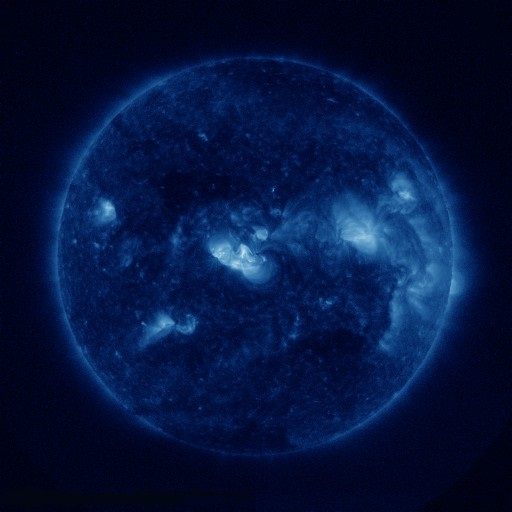
#> input picture SI1_1.jpg, 512 x 512 px, found by its file name
$ python runner.py   (older library calls are emulated)
#> lines starting #> are read from the running program, lines starting #| are printed output that depends on the picture
### cost_computations/computational_functions.py
#!/usr/bin/env python3
# Ulas Kamaci - 2018-04-02

import numpy as np
from matplotlib import pyplot as plt

# [34 lines left out: function my_herm, not called in this run]

def my_mul(x,y,block_dim):
    """ This function realizes the matrix multiplication operation for a block
    matrix with diagonal blocks. However, the function assumes that the input
    matrix has its (block_dim^2 by block_dim^2) diagonal blocks reshaped into
    (block_dim by block_dim) blocks. We call this reshaped form as the
    "compressed" form.

    Args:
        x: The input matrix as being the first multiplicand. It must be in the
            "compressed" form. For example, if the dimension of the
            "uncompressed" x is (row_num*block_dim^2 by col_num*block_dim^2),
            then the dimension of x must be (row_num*block_dim by
            col_num*block_dim)
        y: The second multiplicand, having the same properties as x
        block_dim: Dimension of each block in x and y (assuming square blocks)

    Returns:
        out: The output matrix, which is the compressed (see the function
            definition) version of the multiplication of the two block diagonal
            matrices with diagonal blocks
    """
    row_x = int(x.shape[0]/block_dim)
    col_x = int(x.shape[1]/block_dim)
    col_y = int(y.shape[1]/block_dim)

    out = np.zeros((x.shape[0],y.shape[1]),dtype=complex)

    for i in range(row_x):
        for j in range(col_y):
            for k in range(col_x):
                out[i*block_dim:(i+1)*block_dim , j*block_dim:(j+1)*block_dim]=(
                out[i*block_dim:(i+1)*block_dim , j*block_dim:(j+1)*block_dim]+
                x[i*block_dim:(i+1)*block_dim , k*block_dim:(k+1)*block_dim]*
                y[k*block_dim:(k+1)*block_dim , j*block_dim:(j+1)*block_dim])

    return out

# [65 lines left out: function my_inv, not called in this run]

def indexer(x,i,j,block_dim):
    """Takes the (row,col)^th block of a block matrix with square blocks of size
    block_dim. For example, if the input matrix has dimensons (m*block_dim by
    n*block_dim), then we can regard this matrix as a (m by n) block matrix with
    (block_dim by block_dim) blocks. This function outputs the (i,j)^th block
    out of (m by n) ones.

     Args:
        x: The input matrix, which is considered to be composed of (block_dim by
            block_dim) blocks.
        i: Indicates the row number of the block to be extracted
        j: Indicates the column number of the block to be extracted
        block_dim: Dimension of each block in x (assuming square blocks)

    Returns:
        out: The extracted block of dimension (block_dim by block_dim)
    """
    out = x[i*block_dim:(i+1)*block_dim , j*block_dim:(j+1)*block_dim]
    return out

def block_fft2(x,block_dim,fft_dim):
    """Takes the (fft_dim by fft_dim) point 2D FFT of each (block_dim by
    block_dim) block of the input matrix x. If x is of dimension (m*block_dim by
    n*block_dim), then the output matrix has dimension (m*fft_dim by n*fft_dim)

    Args:
        x: The input matrix
        block_dim: Dimension of each block in x (assuming square blocks)
        fft_dim: Number of points of 2D FFT to be taken. This also determines
            the output block size

    Returns:
        out: The output matrix whose each block is the 2D FFT of the
            corresponding block of the input matrix
    """
    from numpy.fft import fft2, fftshift, ifftshift
    k,p = x.shape
    k = k//block_dim
    p = p//block_dim
    out = np.zeros((k*fft_dim,p*fft_dim),dtype=complex)

    if fft_dim == block_dim:
        for i in range(k):
            for j in range(p):
                temp = indexer(x,i,j,block_dim)
                temp = fftshift(fft2(ifftshift(temp)))
                out[i*fft_dim:(i+1)*fft_dim , j*fft_dim:(j+1)*fft_dim] = temp

    else:
        for i in range(k):
            for j in range(p):
                temp = indexer(x,i,j,block_dim)
                print('temp_indexed=(%d,%d)' % temp.shape)
                pad_dim = int( np.ceil( (fft_dim-block_dim)/2. ) )
                print('pad_dim=%d' % pad_dim)
                temp = np.pad(temp,pad_dim,'constant')
                print('temp_padded=(%d,%d)' % temp.shape)
                temp = temp[:fft_dim,:fft_dim]
                print('temp_truncated=(%d,%d)' % temp.shape)
                temp = fftshift(fft2(ifftshift(temp)))
                print('temp_fft=(%d,%d)' % temp.shape)
                out[i*fft_dim:(i+1)*fft_dim , j*fft_dim:(j+1)*fft_dim] = temp
    return out

def block_ifft2(x,block_dim):
    """Takes 2D inverse FFT of each (block_dim by block_dim) block of the input
    matrix x.

    Args:
        x: The input matrix
        block_dim: Dimension of each block in x (assuming square blocks)

    Returns:
        out: The output matrix whose each block is the 2D inverse FFT of the
            corresponding block of the input matrix
    """
    from numpy.fft import ifft2, fftshift, ifftshift
    k,p = x.shape
    k = k//block_dim
    p = p//block_dim
    out = np.zeros((k*block_dim,p*block_dim),dtype=complex)

    for i in range(k):
        for j in range(p):
            temp = indexer(x,i,j,block_dim)
            temp = fftshift(ifft2(ifftshift(temp)))
            out[i*block_dim:(i+1)*block_dim , j*block_dim:(j+1)*block_dim] = temp
    return out

### cost_computations/runner.py
import numpy as np
from scipy import misc
import scipy.stats as st
from matplotlib import pyplot as plt
from skimage.transform import resize
from computational_functions import *

def gauss2D(shape=(3,3),sigma=0.5):
    """
    2D gaussian mask - should give the same result as MATLAB's
    fspecial('gaussian',[shape],[sigma])
    """
    m,n = [(ss-1.)/2. for ss in shape]
    y,x = np.ogrid[-m:m+1,-n:n+1]
    h = np.exp( -(x*x + y*y) / (2.*sigma*sigma) )
    h[ h < np.finfo(h.dtype).eps*h.max() ] = 0
    sumh = h.sum()
    if sumh != 0:
        h /= sumh
    return h

block_dim = 31
fft_dim = 51

'''h = gauss2D(shape=(block_dim,block_dim),sigma=0.5)
H = block_fft2(h,block_dim,fft_dim)

fig = plt.figure()
plt.subplot(121)
plt.imshow(h)
plt.subplot(122)
plt.imshow(abs(H))
plt.show()'''


x1 = misc.imread('SI1_1.jpg', flatten='true')/255
#> x1: shape (512, 512) float32; min 0.00626, max 0.858, mean 0.0826
x2 = misc.imread('SI1_2.jpg', flatten='true')/255
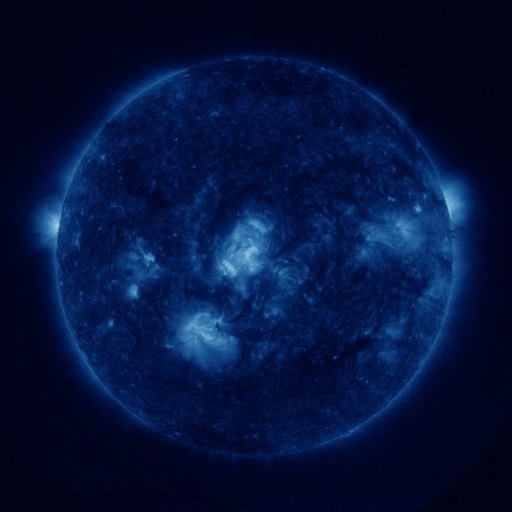
#> input picture SI1_2.jpg, 512 x 512 px, found by its file name
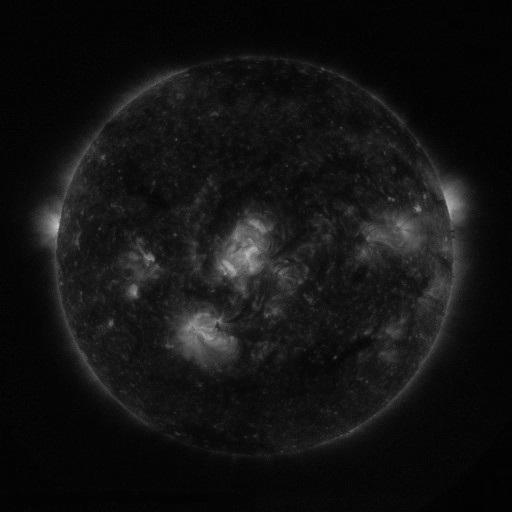
#> x2: shape (512, 512) float32; min 0.00671, max 0.769, mean 0.0763
print('x1_energy = %d ' % sum(sum(x1*x1)))
#| x1_energy = 3824
print('x2_energy = %d ' % sum(sum(x2*x2)))
#| x2_energy = 3126

# [6 lines of commented-out code are left out]

x = np.concatenate((x1,x2),axis=0)
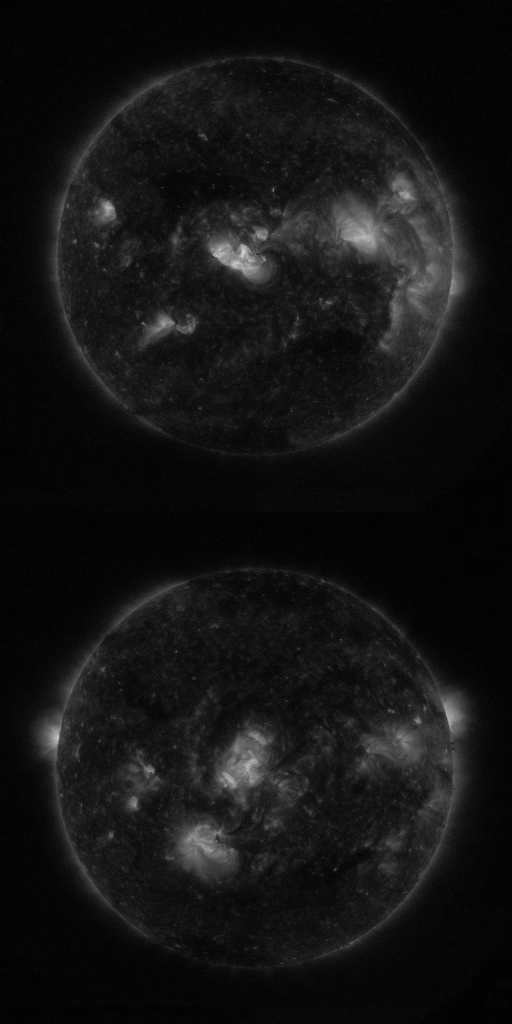
#> x: shape (1024, 512) float32; min 0.00626, max 0.858, mean 0.0795
fig = plt.figure()
plt.imshow(x, cmap='gray')
plt.show()

imsize = x1.shape[0]
#> imsize = 512
print('imsize=%d' % imsize)
#| imsize=512

h11 = gauss2D(shape=(block_dim,block_dim),sigma=1)
h12 = gauss2D(shape=(block_dim,block_dim),sigma=20)
h21 = gauss2D(shape=(block_dim,block_dim),sigma=20)
h22 = gauss2D(shape=(block_dim,block_dim),sigma=1)

psf_mtx = np.concatenate((np.concatenate((h11,h12),axis=1),np.concatenate((h21,h22),axis=1)),axis=0)
otf_mtx = block_fft2(psf_mtx,block_dim,imsize)
#> after the loop in block_fft2, `for i in range(k):`:
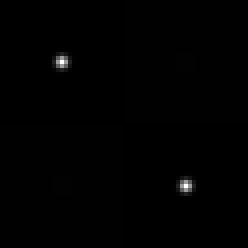
#> x: shape (62, 62) float64 (shown 4 times larger); min 0, max 0.159, mean 0.00104; drawn with min black and max white

fig = plt.figure()
plt.subplot(121)
plt.imshow(psf_mtx)
plt.subplot(122)
plt.imshow(abs(otf_mtx))
plt.show()
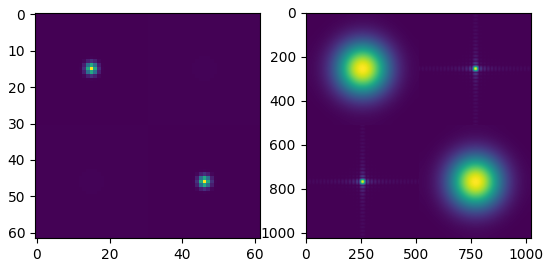
#> figure drawn by matplotlib, 2 panels

Fx = block_fft2(x,imsize,imsize)
fig = plt.figure()
plt.imshow(abs(Fx)**0.2, cmap='gray')
plt.show()
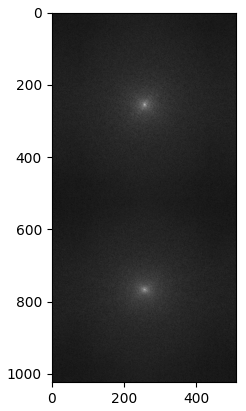
#> figure drawn by matplotlib, 1 panel

y = block_ifft2(my_mul(otf_mtx,Fx,imsize),imsize)
#> in block_ifft2, `k,p = x.shape`: k = 1024; p = 512
#> in block_ifft2, `k = k//block_dim`: k = 2
#> in block_ifft2, `p = p//block_dim`: p = 1

fig = plt.figure()
plt.imshow(abs(y), cmap='gray')
plt.show()
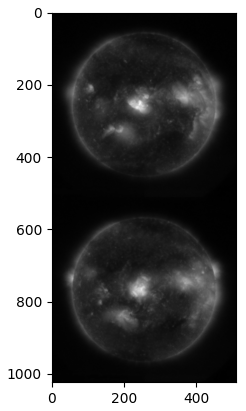
#> figure drawn by matplotlib, 1 panel

'''numblocks = 100
block_dim = 128

a = np.random.random((block_dim*numblocks,block_dim*numblocks))
ah = my_herm(a,block_dim)
aha = my_mul(ah,a,block_dim)
b = my_inv(aha,block_dim)
c = my_mul(aha,b,block_dim)

plt.figure()
plt.imshow(aha)
plt.show()

plt.figure()
plt.imshow(c)
plt.show()'''
